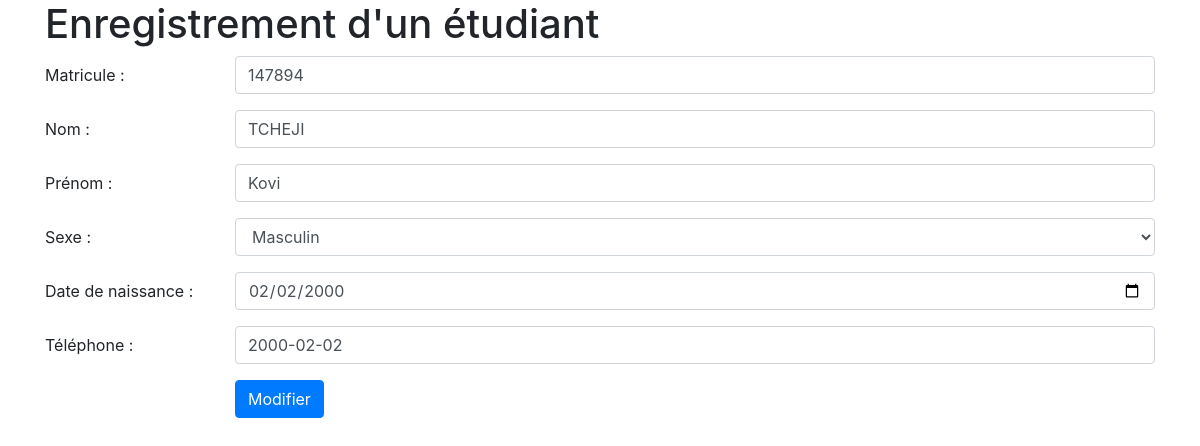
/modifier_etudiant.php?id=11, run on the app's committed database.
### tables this page shows
CREATE TABLE `etudiant` (
  `id` int(255) NOT NULL,
  `matricule` int(80) NOT NULL,
  `nom` varchar(80) NOT NULL,
  `prenom` varchar(80) NOT NULL,
  `sexe` varchar(60) NOT NULL,
  `date_naissance` date NOT NULL,
  `telephone` int(60) NOT NULL
);

### modifier_etudiant.php (the view, shortened to what this page needs)
<?php
require('db.php');
$etudiant_id = $_GET['id'];
$selectSql = "SELECT * FROM etudiant WHERE id = ?";
$selectStmt = $db->prepare($selectSql);
$selectStmt->execute([$etudiant_id]);
$etudiant = $selectStmt->fetch(PDO::FETCH_ASSOC);
?>
<!DOCTYPE html>
<html lang="en">
<head>
    <link rel="stylesheet" href="https://maxcdn.bootstrapcdn.com/bootstrap/4.5.2/css/bootstrap.min.css">
</head>
<!DOCTYPE html>
<html>
<div class="container">
    <h1>Enregistrement d'un étudiant</h1>
    <form method="POST" action="traitement_modification.php">
        <div class=" form-group row">
            <label for="matricule" class="col-sm-2 col-form-label">Matricule :</label>
            <div class="col-sm-10">
                <input type="text" class="form-control" id="matricule" name="matricule" value="<?php echo $etudiant['matricule']; ?>">
            </div>
        </div>
        <div class="form-group row">
            <label for="nom" class="col-sm-2 col-form-label">Nom :</label>
            <div class="col-sm-10">
                <input type="text" class="form-control" id="nom" name="nom" value="<?php echo $etudiant['nom']; ?>">
            </div>
        </div>
        <div class="form-group row">
            <label for="prenom" class="col-sm-2 col-form-label">Prénom :</label>
            <div class="col-sm-10">
                <input type="text" class="form-control" id="prenom" name="prenom" value="<?php echo $etudiant['prenom']; ?>">
            </div>
        </div>
        <div class="form-group row">
            <label for="sexe" class="col-sm-2 col-form-label">Sexe :</label>
            <div class="col-sm-10">
                <select class="form-control" id="sexe" name="sexe">
                    <option value="Masculin">Masculin</option>
                </select>
            </div>
        </div>
        <div class="form-group row">
            <label for="date_naissance" class="col-sm-2 col-form-label">Date de naissance :</label>
            <div class="col-sm-10">
                <input type="date" class="form-control" id="date_naissance" name="date_naissance" value="<?php echo $etudiant['date_naissance']; ?>">
            </div>
        </div>
        <div class="form-group row">
            <label for="telephone" class="col-sm-2 col-form-label">Téléphone :</label>
            <div class="col-sm-10">
                <input type="tel" class="form-control" id="telephone" name="telephone" value="<?php echo $etudiant['date_naissance']; ?>">
            </div>
        </div>
        <div class=" form-group row">
            <div class="col-sm-10 offset-sm-2">
                <button name="enregistrement" type=" submit" class="btn btn-primary">Modifier</button>
            </div>
        </div>
    </form>
</div>
</body>
</html>

### data on the page
etudiant: matricule "147894", nom "TCHEJI", prenom "Kovi", date_naissance "02/02/2000", telephone "2000-02-02"
